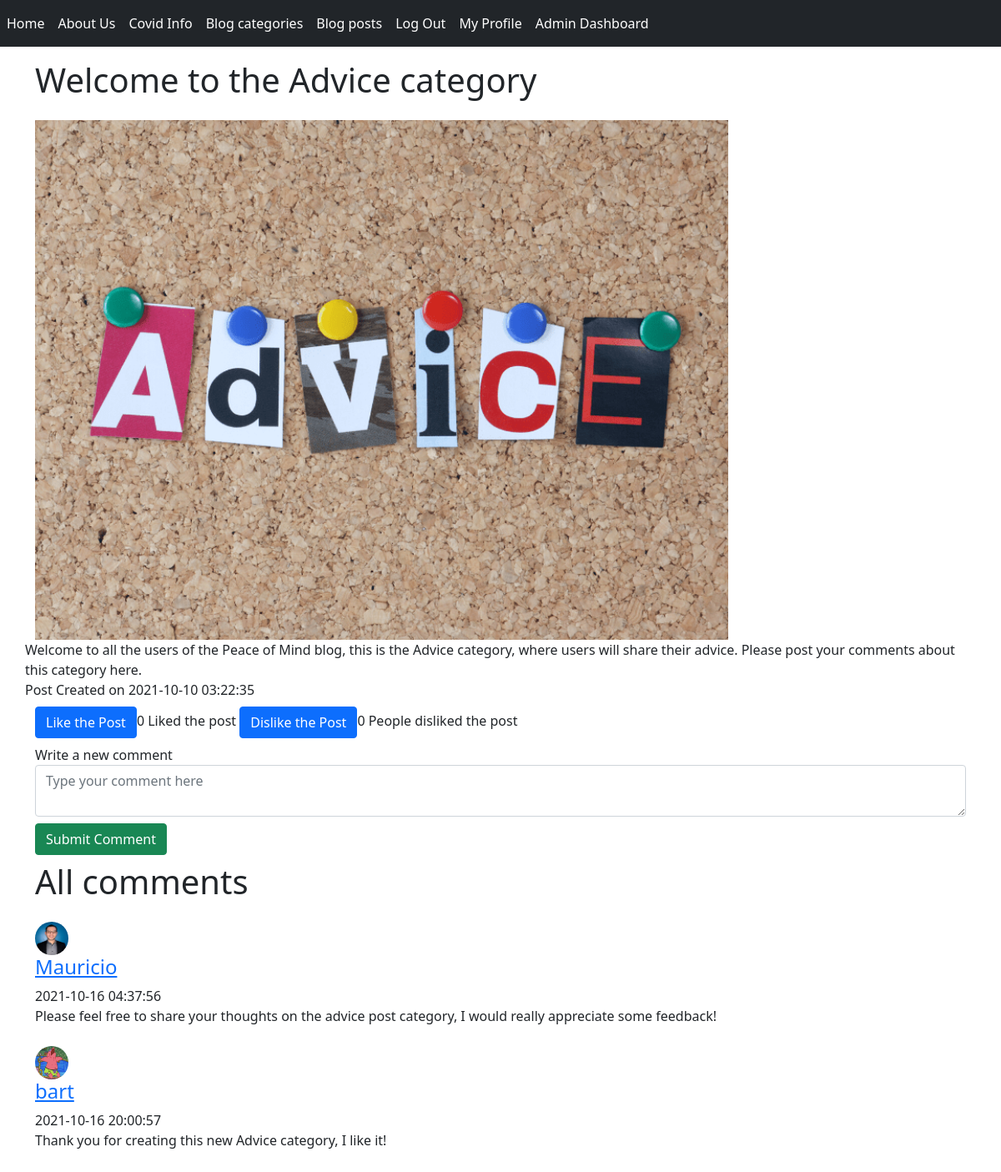
The app's page /single-post.php?post=welcome-to-the-advice-category (signed in) with its own data.
### tables this page shows
CREATE TABLE `post` (
  `id` int(11) NOT NULL,
  `authorId` int(11) NOT NULL,
  `categoryId` int(11) NOT NULL,
  `title` varchar(100) NOT NULL,
  `slug` varchar(100) NOT NULL,
  `summary` varchar(255) DEFAULT NULL,
  `content` text NOT NULL,
  `published` tinyint(1) NOT NULL DEFAULT 0,
  `image` varchar(255) DEFAULT NULL,
  `createdAt` timestamp NOT NULL DEFAULT current_timestamp() ON UPDATE current_timestamp(),
  `likesCount` int(11) NOT NULL DEFAULT 0,
  `dislikesCount` int(11) NOT NULL DEFAULT 0
);

CREATE TABLE `post_comment` (
  `commentId` int(11) NOT NULL,
  `postId` int(11) NOT NULL,
  `userId` int(11) NOT NULL,
  `content` text NOT NULL,
  `createdAt` timestamp NOT NULL DEFAULT current_timestamp()
);

CREATE TABLE `users` (
  `usersId` int(11) NOT NULL,
  `usersFirst` varchar(128) NOT NULL,
  `usersLast` varchar(128) NOT NULL,
  `usersEmail` varchar(128) NOT NULL,
  `usersName` varchar(128) NOT NULL,
  `usersPwd` varchar(128) NOT NULL,
  `usersImg` varchar(255) DEFAULT NULL,
  `usersBio` text DEFAULT NULL,
  `usersAdmin` tinyint(1) NOT NULL DEFAULT 0
);

### single-post.php (the view, shortened to what this page needs)
<?php
include_once './includes/header.php';
require_once './src/dbh_src.php';
require_once './src/create_card_src.php';
if(!isset($_GET['post'])){
    echo "<div class='alert alert-danger'>We could not find your post!</div>";
} else{
    $post_slug = $_GET['post'];
    $sql = "SELECT * FROM post WHERE slug = '$post_slug' AND published = 1";
    $resultDataPost = mysqli_query($conn,$sql);
    $post_row = mysqli_fetch_assoc($resultDataPost);
    $post_id = $post_row['id'];
    $sql = "SELECT post_comment.*, users.usersName, users.usersImg FROM `post_comment` LEFT JOIN `users` ON post_comment.userId = users.usersId WHERE postId = '$post_id'";
    $resultDataComments = mysqli_query($conn,$sql);
    $comment_rows = mysqli_fetch_all($resultDataComments,MYSQLI_ASSOC);
    $comments_html = '';
    foreach($comment_rows as $comment){
        $comments_html .= createSingleComment($comment);
    }
    ?>
<div class="container">
    <div class="row post-title my-3">
        <h1><?php echo $post_row['title']?></h1>
    </div>
    <div class="row post-image">
        <img src="./assets/post-img/<?php echo($post_row['image']);?>" alt="<?php echo($post_row['summary']) ?>" id="post-image">
    </div>
    <div class="row post-content">
        <?php echo $post_row['content']?>
    </div>
    <div class="row post-info">
        Post Created on <?php echo $post_row['createdAt'] ?>
    </div>
    <div class="row likes my-2">
        <div class="col">
            <a class="btn btn-primary" href="#">Like the Post</a><?php echo($post_row['likesCount'])?> Liked the post
            <a class="btn btn-primary" href="#">Dislike the Post</a><?php echo($post_row['likesCount'])?> People disliked the post
        </div>
    </div>
    <div class="row add-comment-form my-2">
        <form action="./src/create_comment_src.php" method="POST">
            <label for="comment-input">Write a new comment</label>
            <textarea class="form-control" name="content" id="comment-input" rows="2" placeholder="Type your comment here" required></textarea>
            <button type="submit" name="submit" class="btn btn-success mt-2">Submit Comment</button>
        </form>
    </div>
    <div class="row comments-container">
        <div class="col-12 pb-4">
            <h1>All comments</h1>
            <?php echo($comments_html) ?>
        </div>
    </div>
</div>
<?php
}
include_once './includes/footer.php';
?>

### src/create_card_src.php (shortened to what this page needs)
<?php
function createSingleComment($comment){
    return '
    <div class="comment mt-4 text-justify float-left"> <img src=" '.$comment['usersImg'] .' " alt="profile image" class="rounded-circle" width="40" height="40">
        <h4><a href="./profile.php?username='.$comment['usersName'].' "> '.$comment['usersName'].' </a></h4> <span> '.$comment['createdAt'].'</span> <br>
        <p> '.$comment['content'].' </p>
    </div>
    ';
}

### assets/css/styles.css (style rules this page uses)
#post-image { width: 75% !important; height: auto; }

### records on screen
post: title "Welcome to the Advice category", image (picture), content "Welcome to all the users of the Peace of Mind blog, this is the Advice category, where users will share their advice. Please post your comments about this category here.", createdAt "2021-10-10 03:22:35", likesCount "0"
post_comment: userId.usersImg (picture), userId.usersName "Mauricio", createdAt "2021-10-16 04:37:56", content "Please feel free to share your thoughts on the advice post category, I would really appreciate some feedback!"
post_comment: userId.usersImg (picture), userId.usersName "bart", createdAt "2021-10-16 20:00:57", content "Thank you for creating this new Advice category, I like it!"
